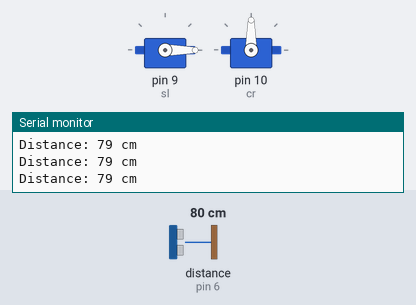
A sketch run on a simulated Arduino Uno, built with avr-gcc and run on an emulated ATmega328P. Shown: 2 × servo, the last lines printed to the serial monitor. Wiring (inferred from the names in the program): ultrasonic range finder: trigger pin 5; echo pin 6. The test bench sets the inputs (shaded band); at power-on: distance to the obstacle (sensor on pin 6) 80 cm. The echo pulse lasts 58.3 µs per cm.

Above: at 1.2 s.
1.3 s: distance to the obstacle (sensor on pin 6) set to 18 cm
2.8 s: distance to the obstacle (sensor on pin 6) set to 15 cm
At 3.2 s:
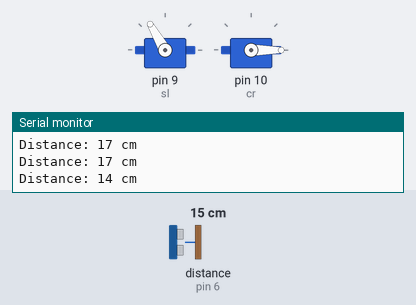
At 4.41 s:
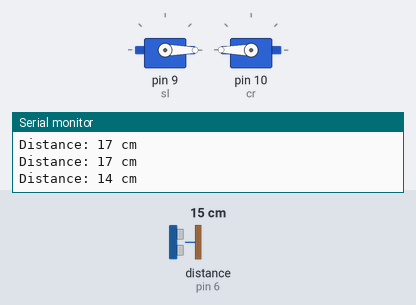
Timing chart, 0 to 6.0 s (numbered marks = the images above; inputs shaded):
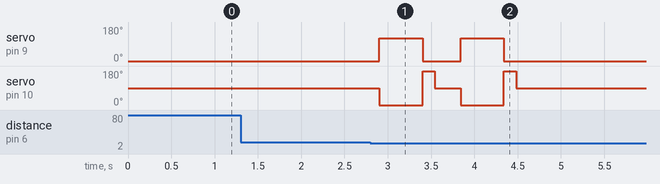

Measured:
- the behaviour switches between 17 and 16 cm on distance to the obstacle (sensor on pin 6) (found by bisection; images 0 and 1)
- after the input at 2.8 s, servo on pin 9 (sl): alternates 120° for 0.50 s and 0° for 0.44 s, 4 changes in all, then stays 0°, starting after 0.10 s; servo on pin 10 (cr): 90° → 0° after 0.10 s, → 180° 0.50 s later, → 90° 0.14 s later, → 0° 0.30 s later, … (6 changes in this stretch)

The sketch:

cse323-project-arduino-code.ino
```cpp
#include <Servo.h>

Servo sl;   // 180° positional servo
Servo cr;   // 360° continuous servo

int trigPin = 5;
int echoPin = 6;
long duration;
int cm;

// Start assuming no hand is detected within 15 cm
bool objectClose = false;

void setup() {
  // Starts serial communication for debugging at 9600 baud rate
  Serial.begin(9600);
  // Configures ultrasonic sensor pins: trigger = output, echo = input.
  pinMode(trigPin, OUTPUT);
  pinMode(echoPin, INPUT);

  sl.attach(9);   // 180 degree servo signal pin
  cr.attach(10);  // 360 degree continuous servo signal pin

  sl.write(0);    // Ensure starting position of 180 degree servo
  cr.write(90);   // Stop the 360° continuous servo's spinning at the start to prevent it from spinning automatically
}

void loop() {
  // Trigger the ultrasonic sensor, sends a short pulse to start ultrasonic measurement.
  digitalWrite(trigPin, LOW);
  delayMicroseconds(5);
  digitalWrite(trigPin, HIGH);
  delayMicroseconds(10);
  digitalWrite(trigPin, LOW);

  // Measures how long the pulse took to return
  duration = pulseIn(echoPin, HIGH, 20000); // timeout after 20 ms (~3.4 m range)

  // If no echo received
  if (duration == 0) {
    Serial.println("No echo");

    if (objectClose) {
      // Return servos to initial state if they were active, because we have found a problem of "no echo" by ultrasonic sensor
      sl.write(0);      // Reset 180 degree servo to return to inisial state
      cr.write(180);   // Make the 360 degree servo spin counter-clockwise (CCW)
      delay(140);      // then, back rotation to return initial state (approximate)
      cr.write(90);    // then, stop 360 degree servo's spinning
      objectClose = false;
    }
    return;
  }

  // Calculate distance in cm
  cm = duration / 2 / 29.1;

  // Limit detection range
  if (cm <= 0 || cm > 300) {
    Serial.println("Out of range");

    if (objectClose) {
      sl.write(0);
      cr.write(180);
      delay(140);
      cr.write(90);
      objectClose = false;
    }
    return;
  }

  Serial.print("Distance: ");
  Serial.print(cm);
  Serial.println(" cm");

    // Control the servos based on distance
  if (cm <= 15 && !objectClose) {
    // Object just came close

    for (int i = 0; i < 2; i++) {   // Servos pump sanitizer 2 times for each time detection
      sl.write(120);        // Move 180 degree servo ~120 degree
      cr.write(0);          // Make the 360 degree servo spin clockwise (CW)
      delay(500);           // then, ~120 degree rotation approximate
      cr.write(90);         // then, stop 360 degree servo's spinning

      sl.write(0);          // Reset 180 degree servo to return to inisial state
      cr.write(180);        // Make the 360 degree servo spin counter-clockwise (CCW)
      delay(140);           // then, back rotation to return initial state (approximate)
      cr.write(90);         // then, stop 360 degree servo's spinning

      delay(300);           // Small pause between pumps
    }

    objectClose = true;   // Mark that hand is detected within 15 cm
  }
  else if (cm > 15 && objectClose) {
    // Object moved away, return servos to initial position
    sl.write(0);          // Reset 180 degree servo to return to inisial state
    cr.write(180);        // Make the 360 degree servo spin counter-clockwise (CCW)
    delay(140);           // then, back rotation to return initial state (approximate)
    cr.write(90);         // then, stop 360 degree servo's spinning
    objectClose = false;  // Mark that hand is detected within 15 cm
  }

  delay(100); // Small delay to avoid too frequent readings
}
```
